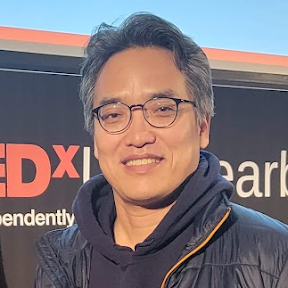
#> input picture passport-photo/jaerock.png, 288 x 288 px
$ python main.py -i ../jaerock.png
#> lines starting #> are read from the running program, lines starting #| are printed output that depends on the picture
### passport-photo/src/modules/loader.py
import cv2
import numpy as np
import os

class ImageLoader:
    @staticmethod
    def load_image(image_path):
        """
        Loads an image from the specified path.
        Returns the image in OpenCV format (BGR).
        Raises FileNotFoundError if the file does not exist.
        Raises ValueError if the image cannot be loaded.
        """
        if not os.path.exists(image_path):
            raise FileNotFoundError(f"Image not found at path: {image_path}")

        # Read image using cv2
        image = cv2.imread(image_path)

        if image is None:
            raise ValueError(f"Failed to load image from path: {image_path}. Format might be unsupported.")

        return image

    @staticmethod
    def save_image(image, output_path):
        """
        Saves the image to the specified path.
        """
        success = cv2.imwrite(output_path, image)
        if not success:
             raise IOError(f"Failed to save image to {output_path}")
        return True

### passport-photo/src/modules/detector.py
import cv2
import os

class FaceDetector:
    def __init__(self, cascade_path=None):
        """
        Initializes the FaceDetector with a Haar Cascade classifier.
        If cascade_path is None, it uses the default OpenCV frontal face cascade.
        """
        if cascade_path is None:
            # Try to locate the default cascade from cv2.data
            cascade_path = os.path.join(cv2.data.haarcascades, 'haarcascade_frontalface_default.xml')

        if not os.path.exists(cascade_path):
             raise FileNotFoundError(f"Haar cascade file not found at: {cascade_path}")

        self.classifier = cv2.CascadeClassifier(cascade_path)

    def detect_face(self, image):
        """
        Detects the largest face in the given image.
        Returns:
            (x, y, w, h) of the largest face, or None if no face is detected.
        """
        if image is None:
            raise ValueError("Image provided to detect_face is None")

        # Convert to grayscale for detection
        gray = cv2.cvtColor(image, cv2.COLOR_BGR2GRAY)

        # Detect faces
        faces = self.classifier.detectMultiScale(
            gray,
            scaleFactor=1.1,
            minNeighbors=5,
            minSize=(30, 30),
            flags=cv2.CASCADE_SCALE_IMAGE
        )

        if len(faces) == 0:
            return None

        # Return the largest face (based on area w*h)
        largest_face = max(faces, key=lambda box: box[2] * box[3])
        return largest_face

### passport-photo/src/modules/cropper.py
import cv2
import numpy as np

class Cropper:
    def __init__(self, target_size=(600, 600), head_ratio=0.6):
        """
        target_size: (width, height) of the final image.
        head_ratio: Appropriate ratio of head height to image height (US passport rule approx 1 inch to 1 3/8 inch).
        """
        self.target_width, self.target_height = target_size
        self.head_ratio = head_ratio

    def crop_to_face(self, image, face_box):
        """
        Crops the image to center the face, adding padding if necessary.
        face_box: (x, y, w, h)
        """
        if image is None or face_box is None:
            raise ValueError("Invalid input to crop_to_face")

        x, y, w, h = face_box
        img_h, img_w = image.shape[:2]

        # Calculate the center of the face
        face_center_x = x + w // 2
        face_center_y = y + h // 2

        # Start logic:
        # We want the head (h) to occupy 'head_ratio' of the final image height.
        # So, target_crop_height = h / head_ratio

        crop_h = int(h / self.head_ratio)
        crop_w = int(crop_h * (self.target_width / self.target_height)) # Maintain aspect ratio of target

        # Calculate crop coordinates centered on face_center
        x1 = face_center_x - crop_w // 2
        y1 = face_center_y - crop_h // 2
        x2 = x1 + crop_w
        y2 = y1 + crop_h

        # Handle padding if crop goes out of bounds
        # Create a new canvas of the crop size, filled with white (or average color)
        # Ideally, we pad with the edge pixels or white. For passport, white is safer if background is already white-ish,
        # but if we crop before cleaning, we might want to replicate or use 0.
        # Let's use constant white padding for simplicity as we will clean background later anyway.

        # However, to avoid losing image data, let's extract what we can and place it on a canvas.

        canvas = np.full((crop_h, crop_w, 3), 255, dtype=np.uint8) # White canvas

        # Calculate intersection between crop rect and image rect
        src_x1 = max(0, x1)
        src_y1 = max(0, y1)
        src_x2 = min(img_w, x2)
        src_y2 = min(img_h, y2)

        dst_x1 = max(0, src_x1 - x1)
        dst_y1 = max(0, src_y1 - y1)
        dst_x2 = dst_x1 + (src_x2 - src_x1)
        dst_y2 = dst_y1 + (src_y2 - src_y1)

        if src_x2 > src_x1 and src_y2 > src_y1:
            canvas[dst_y1:dst_y2, dst_x1:dst_x2] = image[src_y1:src_y2, src_x1:src_x2]

        # Resize to final target size
        final_image = cv2.resize(canvas, (self.target_width, self.target_height), interpolation=cv2.INTER_AREA)

        return final_image

### passport-photo/src/modules/cleaner.py
import cv2
import numpy as np

class BackgroundCleaner:
    def __init__(self):
        pass

    def remove_background(self, image):
        """
        Removes the background from the image and replaces it with white.
        Uses OpenCV GrabCut algorithm.
        """
        if image is None:
            raise ValueError("Input image is None")

        # Create a mask
        mask = np.zeros(image.shape[:2], np.uint8)

        # Define the rectangle for GrabCut
        # Since we already cropped to the face (and ample shoulders), we can assume the central part is FG.
        # Let's define a rect that excludes a small border.
        h, w = image.shape[:2]
        margin = 2
        rect = (margin, margin, w - 2*margin, h - 2*margin)

        # Allocate arrays for internal GrabCut models
        bgdModel = np.zeros((1, 65), np.float64)
        fgdModel = np.zeros((1, 65), np.float64)

        # Run GrabCut
        # iterCount=5 is a reasonable trade-off for speed/accuracy
        try:
            cv2.grabCut(image, mask, rect, bgdModel, fgdModel, 5, cv2.GC_INIT_WITH_RECT)
        except Exception as e:
            print(f"Warning: GrabCut failed: {e}. Returning original image.")
            return image

        # Modify mask: 0 and 2 are background, 1 and 3 are foreground
        mask2 = np.where((mask == 2) | (mask == 0), 0, 1).astype('uint8')

        # Create white background
        white_bg = np.full(image.shape, 255, dtype=np.uint8)

        # Combine image and white background using the mask
        # image * mask2[:, :, np.newaxis] keeps the FG
        # white_bg * (1 - mask2[:, :, np.newaxis]) keeps the BG

        img_fg = image * mask2[:, :, np.newaxis]
        bg_part = white_bg * (1 - mask2[:, :, np.newaxis])

        final_image = cv2.add(img_fg, bg_part)

        return final_image

### passport-photo/src/modules/validator.py
import cv2
import numpy as np

class Validator:
    def __init__(self):
        pass

    def validate(self, image):
        """
        Validates the image against US passport requirements.
        Returns a dictionary of check results.
        """
        if image is None:
            return {"valid": False, "error": "No image provided"}

        results = {
            "valid": True,
            "errors": [],
            "warnings": []
        }

        # 1. Size Check
        h, w = image.shape[:2]
        if w != 600 or h != 600:
            results["valid"] = False
            results["errors"].append(f"Invalid size: {w}x{h}. Required: 600x600.")
        else:
            results["warnings"].append("Size: OK (600x600)")

        # 2. Background Check (Brightness)
        # We need to check if the background is reasonably white.
        # Simple heuristic: Check the corners or the edges.
        # Let's check the top 10 rows.
        top_strip = image[0:10, :]
        avg_color = np.mean(top_strip, axis=(0, 1))
        # avg_color is BGR
        brightness = np.mean(avg_color)

        if brightness < 200: # Threshold for "white-ish"
            results["warnings"].append(f"Background might be too dark (Brightness: {brightness:.1f}).")
            # We don't fail validation strictly as lighting varies, but it's a warning.
        else:
            results["warnings"].append(f"Background brightness seems OK ({brightness:.1f}).")

        # 3. Head Size/Position
        # Without re-detecting, we assume the Cropper did its job.
        # We could run detector again here to verify, but for now we skip to keep it simple.

        return results

### passport-photo/src/main.py
import argparse
import sys
import os

# Add src to python path to find modules if running from root
sys.path.append(os.path.join(os.path.dirname(__file__), '..'))

from src.modules.loader import ImageLoader
from src.modules.detector import FaceDetector
from src.modules.cropper import Cropper
from src.modules.cleaner import BackgroundCleaner
from src.modules.validator import Validator

def main():
    parser = argparse.ArgumentParser(description="Passport Shop - Generate compliant passport photos")
    parser.add_argument("--input", "-i", required=True, help="Path to input image")
    parser.add_argument("--output", "-o", default="output.jpg", help="Path to save output image")

    args = parser.parse_args()

    # 1. Load Image
    print(f"Loading image from {args.input}...")
    try:
        image = ImageLoader.load_image(args.input)
#> in load_image, image is the input picture: shape (288, 288, 3); mean B, G, R 119.5, 115.5, 126.9
    except Exception as e:
        print(f"Error loading image: {e}")
        return

    # 2. Detect Face
    print("Detecting face...")
    detector = FaceDetector()
    face_box = detector.detect_face(image)
#> in detect_face, `gray = cv2.cvtColor(image, cv2.COLOR_BGR2GRAY)`:
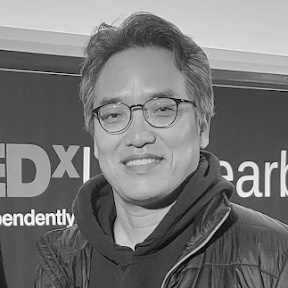
#> gray: shape (288, 288); min 0, max 253, mean 119.4
#> in detect_face, `faces = self.classifier.detectMultiScale( gray, scaleFactor=1.1, minNe..`: faces = [[77, 58, 133, 133]]
#> in detect_face, `largest_face = max(faces, key=lambda box: box[2] * box[3])`: largest_face = [77, 58, 133, 133]
#> face_box = [77, 58, 133, 133]

    if face_box is None:
        print("Error: No face detected in the image.")
        return

    print(f"Face detected at: {face_box}")
#| Face detected at: [ 77  58 133 133]

    # 3. Crop and Center
    print("Cropping and centering...")
    cropper = Cropper(target_size=(600, 600))
    cropped_image = cropper.crop_to_face(image, face_box)
#> in crop_to_face, `x, y, w, h = face_box`: x = 77; y = 58; w = 133
#> in crop_to_face, `face_center_x = x + w // 2`: face_center_x = 143
#> in crop_to_face, `face_center_y = y + h // 2`: face_center_y = 124
#> in crop_to_face, `crop_h = int(h / self.head_ratio)`: crop_h = 221
#> in crop_to_face, `x1 = face_center_x - crop_w // 2`: x1 = 33
#> in crop_to_face, `y1 = face_center_y - crop_h // 2`: y1 = 14
#> in crop_to_face, `x2 = x1 + crop_w`: x2 = 254
#> in crop_to_face, `y2 = y1 + crop_h`: y2 = 235
#> in crop_to_face, `canvas = np.full((crop_h, crop_w, 3), 255, dtype=np.uint8)`: canvas: shape (221, 221, 3); every value is 255
#> in crop_to_face, `src_x1 = max(0, x1)`: src_x1 = 33
#> in crop_to_face, `src_y1 = max(0, y1)`: src_y1 = 14
#> in crop_to_face, `src_x2 = min(img_w, x2)`: src_x2 = 254
#> in crop_to_face, `src_y2 = min(img_h, y2)`: src_y2 = 235
#> in crop_to_face, `dst_x1 = max(0, src_x1 - x1)`: dst_x1 = 0
#> in crop_to_face, `dst_x2 = dst_x1 + (src_x2 - src_x1)`: dst_x2 = 221
#> in crop_to_face, `canvas[dst_y1:dst_y2, dst_x1:dst_x2] = image[src_y1:src_y2, src_x1:src..`:
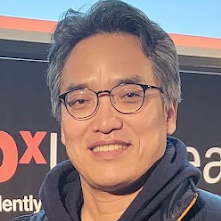
#> canvas: shape (221, 221, 3); mean of channels 0, 1, 2 118.2, 119, 138.1; drawn as B, G, R
#> in crop_to_face, `final_image = cv2.resize(canvas, (self.target_width, self.target_heigh..`:
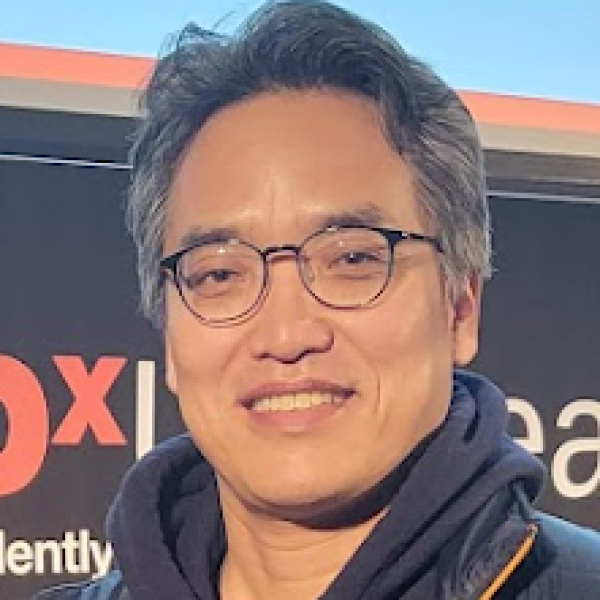
#> final_image: shape (600, 600, 3); mean of channels 0, 1, 2 118.2, 119, 138; drawn as B, G, R

    # 4. Clean Background
    print("Cleaning background...")
    cleaner = BackgroundCleaner()
    final_image = cleaner.remove_background(cropped_image)
#> in remove_background, `img_fg = image * mask2[:, :, np.newaxis]`:
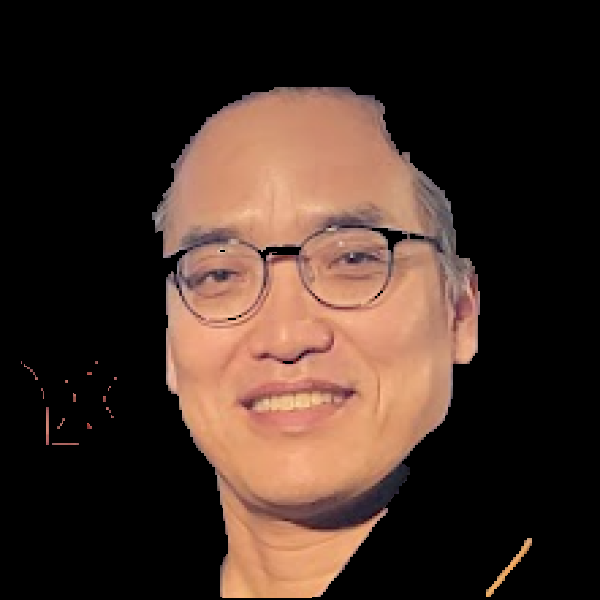
#> img_fg: shape (600, 600, 3); mean of channels 0, 1, 2 37.1, 45.7, 64.6; drawn as B, G, R
#> in remove_background, `final_image = cv2.add(img_fg, bg_part)`:
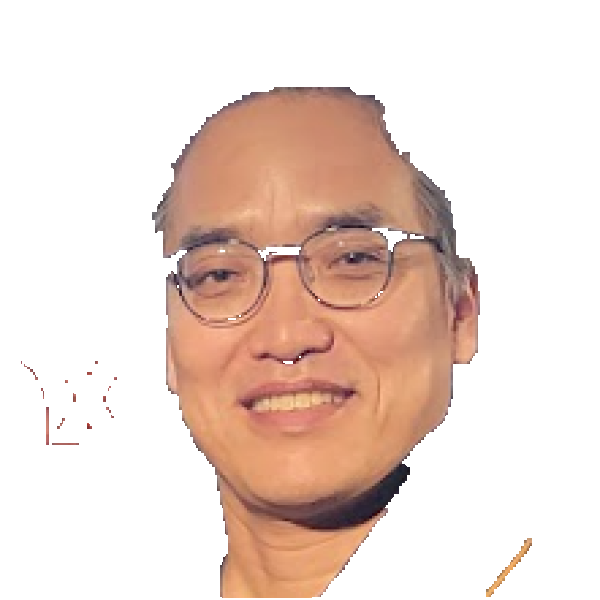
#> final_image: shape (600, 600, 3); mean of channels 0, 1, 2 208.2, 216.8, 235.7; drawn as B, G, R

    # 5. Validate
    print("Validating compliance...")
    validator = Validator()
    validation_results = validator.validate(final_image)
#> in validate, `avg_color = np.mean(top_strip, axis=(0, 1))`: avg_color = [255, 255, 255]
#> in validate, `brightness = np.mean(avg_color)`: brightness = 255
#> validation_results = {'valid': True, 'errors': [], 'warnings': ['Size: OK (600x600)', 'Background brightness seems OK (255.0).']}

    for warning in validation_results.get("warnings", []):
        print(f"Warning: {warning}")
#> this loop made 2 passes
#| Warning: Size: OK (600x600)
#| Warning: Background brightness seems OK (255.0).

    if not validation_results["valid"]:
        print("Validation Failed:")
        for error in validation_results.get("errors", []):
            print(f"  - {error}")
        print("Image saved anyway for inspection.")
    else:
        print("Validation Passed.")

    # 6. Save
    print(f"Saving result to {args.output}...")
    ImageLoader.save_image(final_image, args.output)
    print("Done!")

if __name__ == "__main__":
    main()
